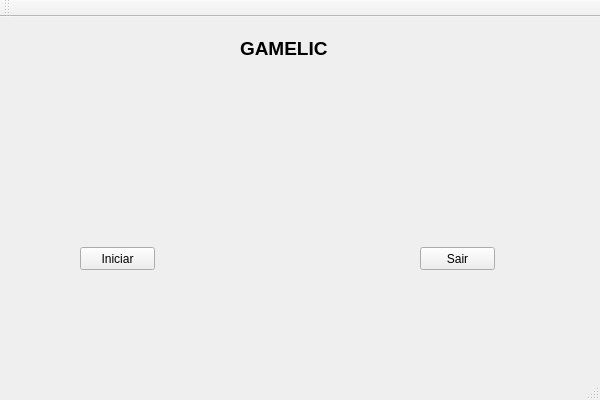
<?xml version="1.0" encoding="UTF-8"?>
<ui version="4.0">
 <class>GamelicClass</class>
 <widget class="QMainWindow" name="GamelicClass">
  <property name="geometry">
   <rect>
    <x>0</x>
    <y>0</y>
    <width>600</width>
    <height>400</height>
   </rect>
  </property>
  <property name="windowTitle">
   <string>Gamelic</string>
  </property>
  <widget class="QWidget" name="centralWidget">
   <widget class="QPushButton" name="go">
    <property name="geometry">
     <rect>
      <x>80</x>
      <y>230</y>
      <width>75</width>
      <height>23</height>
     </rect>
    </property>
    <property name="text">
     <string>Iniciar</string>
    </property>
   </widget>
   <widget class="QPushButton" name="out">
    <property name="geometry">
     <rect>
      <x>420</x>
      <y>230</y>
      <width>75</width>
      <height>23</height>
     </rect>
    </property>
    <property name="text">
     <string>Sair</string>
    </property>
   </widget>
   <widget class="QLabel" name="label">
    <property name="geometry">
     <rect>
      <x>260</x>
      <y>30</y>
      <width>47</width>
      <height>13</height>
     </rect>
    </property>
    <property name="text">
     <string/>
    </property>
   </widget>
   <widget class="QLabel" name="label_2">
    <property name="geometry">
     <rect>
      <x>240</x>
      <y>20</y>
      <width>91</width>
      <height>21</height>
     </rect>
    </property>
    <property name="text">
     <string>&lt;html&gt;&lt;head/&gt;&lt;body&gt;&lt;p&gt;&lt;span style=&quot; font-size:14pt; font-weight:600;&quot;&gt;GAMELIC&lt;/span&gt;&lt;/p&gt;&lt;/body&gt;&lt;/html&gt;</string>
    </property>
   </widget>
  </widget>
  <widget class="QMenuBar" name="menuBar">
   <property name="geometry">
    <rect>
     <x>0</x>
     <y>0</y>
     <width>600</width>
     <height>21</height>
    </rect>
   </property>
  </widget>
  <widget class="QToolBar" name="mainToolBar">
   <attribute name="toolBarArea">
    <enum>TopToolBarArea</enum>
   </attribute>
   <attribute name="toolBarBreak">
    <bool>false</bool>
   </attribute>
  </widget>
  <widget class="QStatusBar" name="statusBar"/>
 </widget>
 <layoutdefault spacing="6" margin="11"/>
 <resources>
  <include location="Gamelic.qrc"/>
 </resources>
 <connections/>
</ui>
